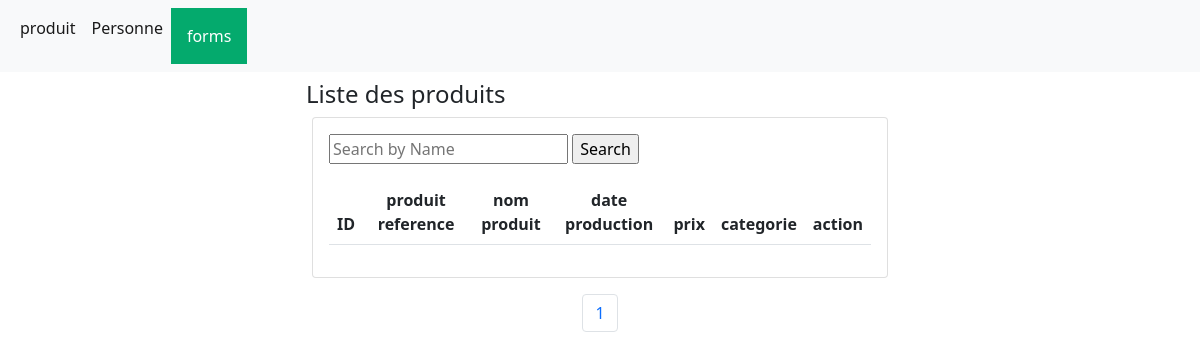
The app's page /produit/, older data.
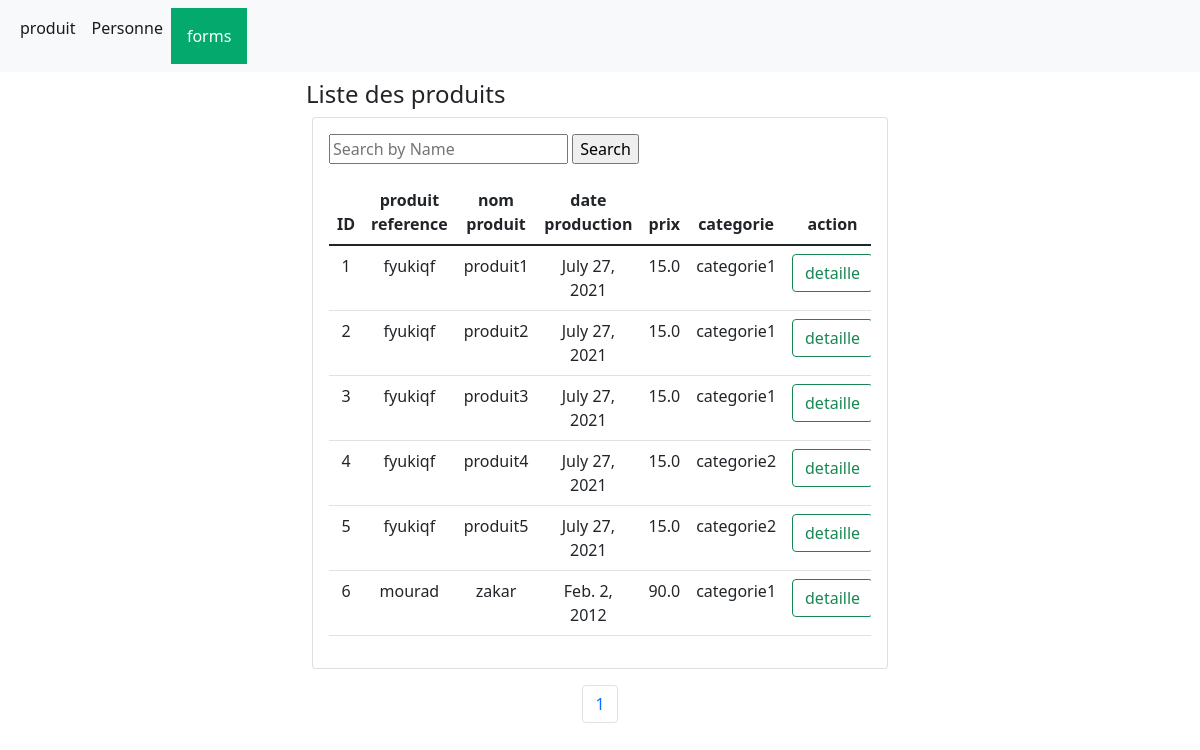
The same page, newer data.
### zakarmourad/models.py (models this page shows, shortened)
class Produit(models.Model):
    produitRef = models.CharField(max_length=30)
    nomProduit = models.CharField(max_length=30)
    dateProduction = models.DateField()
    prix = models.FloatField()
    categorie = models.ForeignKey(Categorie, on_delete=models.CASCADE, null=True)

class Categorie(models.Model):
    nomCategorie = models.CharField(max_length=30)

### zakarmourad/views.py (the view)
# urls.py: path('produit/', views.index),
def index(request):
    produits = Produit.objects.all()
    paginator = Paginator(produits, 10)
    page_number = request.GET.get('page')
    if page_number is not None:
        page_obj = paginator.get_page(page_number)
    else:
        page_obj = paginator.get_page(1)
    context = {'produits': page_obj}
    return render(request, 'base.html', context)

### zakarmourad/templates/base.html
{% include 'header.html' %}
{% block content %}
<div class="content-body">
    <div class="container-fluid">
        <div class="row page-titles mx-0 justify-content-center">
            <div class="col-sm-6 p-md-0">
                <div class="row">
                    <h4 class="mt-2">Liste des produits</h4>
                </div>
            </div>
        </div>
        <div class="row justify-content-center">
            <div class="col-lg-6">
                <div class="card">
                    <div class="card-body">
                        <div class="input-group mb-3">
                            <form action="/produit/search" method="get">
                                <input type="text" name="search" placeholder="Search by Name"
                                       value="{{request.GET.search}}">
                                <input type="submit" value="Search">
                            </form>
                        </div>
                        <div class="table-responsive pre-scrollable">
                            <table class="table table-hover">
                                <thead>
                                <tr align="center">
                                    <th>ID</th>
                                    <th>produit reference</th>
                                    <th>nom produit</th>
                                    <th>date production</th>
                                    <th>prix</th>
                                    <th>categorie</th>
                                    <th>action</th>
                                </tr>
                                </thead>
                                <tbody class="" id="produit-item">
                                {% for p in produits %}
                                <tr>
                                    <td align="center">{{p.id}}</td>
                                    <td align="center">{{p.produitRef}}</td>
                                    <td align="center">{{p.nomProduit}}</td>
                                    <td align="center">{{p.dateProduction}}</td>
                                    <td align="center">{{p.prix}}</td>
                                    <td align="center">{{p.categorie.nomCategorie}}</td>
                                    <td align="center">
                                        <div class="justify-content-center"><a href="/produit/detaille/{{p.id}}">
                                            <button class="btn btn-outline-success">detaille</button>
                                        </a></div>
                                    </td>
                                </tr>
                                {% endfor %}
                                </tbody>
                            </table>
                        </div>
                    </div>
                </div>
            </div>
        </div>
        <nav >
            <ul class="pagination justify-content-center mt-3">
                <li class="page-item"><a class="page-link" href="?page=1">1</a></li>
            </ul>
        </nav>
    </div>
</div>
{% endblock content %}
{% include 'footer.html' %}

### zakarmourad/templates/header.html (shortened to what this page needs)
<!DOCTYPE html>
<html lang="en">
<head>
    <link href="https://cdn.jsdelivr.net/npm/bootstrap@5.1.3/dist/css/bootstrap.min.css" rel="stylesheet"
>
</head>
<body>
<nav class="navbar navbar-expand-lg navbar-light bg-light">
    <div class="container-fluid">
        <div class="collapse navbar-collapse" id="navbarSupportedContent">
            <ul class="navbar-nav me-auto mb-2 mb-lg-0">
                <li class="nav-item">
                    <a class="nav-link active" aria-current="page" href="/produit">produit</a>
                    </li>
                <li>
                    <a class="nav-link active" aria-current="page" href="/personne">Personne</a>
                </li>
                    <li>
                        <div class="dropdown">
  <button class="dropbtn">forms</button>
</div>
                    </li>
            </ul>
        </div>
    </div>
</nav>

### zakarmourad/templates/footer.html (shortened to what this page needs)
</body>
</html>

### zakarmourad/templates/header.html (style rules this page uses)
.dropbtn { background-color: #04AA6D; color: white; padding: 16px; font-size: 16px; border: none; }
.dropdown { position: relative; display: inline-block; }

Row changes from the older to the newer data that the page shows:
added Produit: id "1", produitRef "fyukiqf", nomProduit "produit1", dateProduction "July 27, 2021", prix "15.0", categorie.nomCategorie "categorie1"
added Produit: id "2", produitRef "fyukiqf", nomProduit "produit2", dateProduction "July 27, 2021", prix "15.0", categorie.nomCategorie "categorie1"
added Produit: id "3", produitRef "fyukiqf", nomProduit "produit3", dateProduction "July 27, 2021", prix "15.0", categorie.nomCategorie "categorie1"
added Produit: id "4", produitRef "fyukiqf", nomProduit "produit4", dateProduction "July 27, 2021", prix "15.0", categorie.nomCategorie "categorie2"
added Produit: id "5", produitRef "fyukiqf", nomProduit "produit5", dateProduction "July 27, 2021", prix "15.0", categorie.nomCategorie "categorie2"
added Produit: id "6", produitRef "mourad", nomProduit "zakar", dateProduction "Feb. 2, 2012", prix "90.0", categorie.nomCategorie "categorie1"
